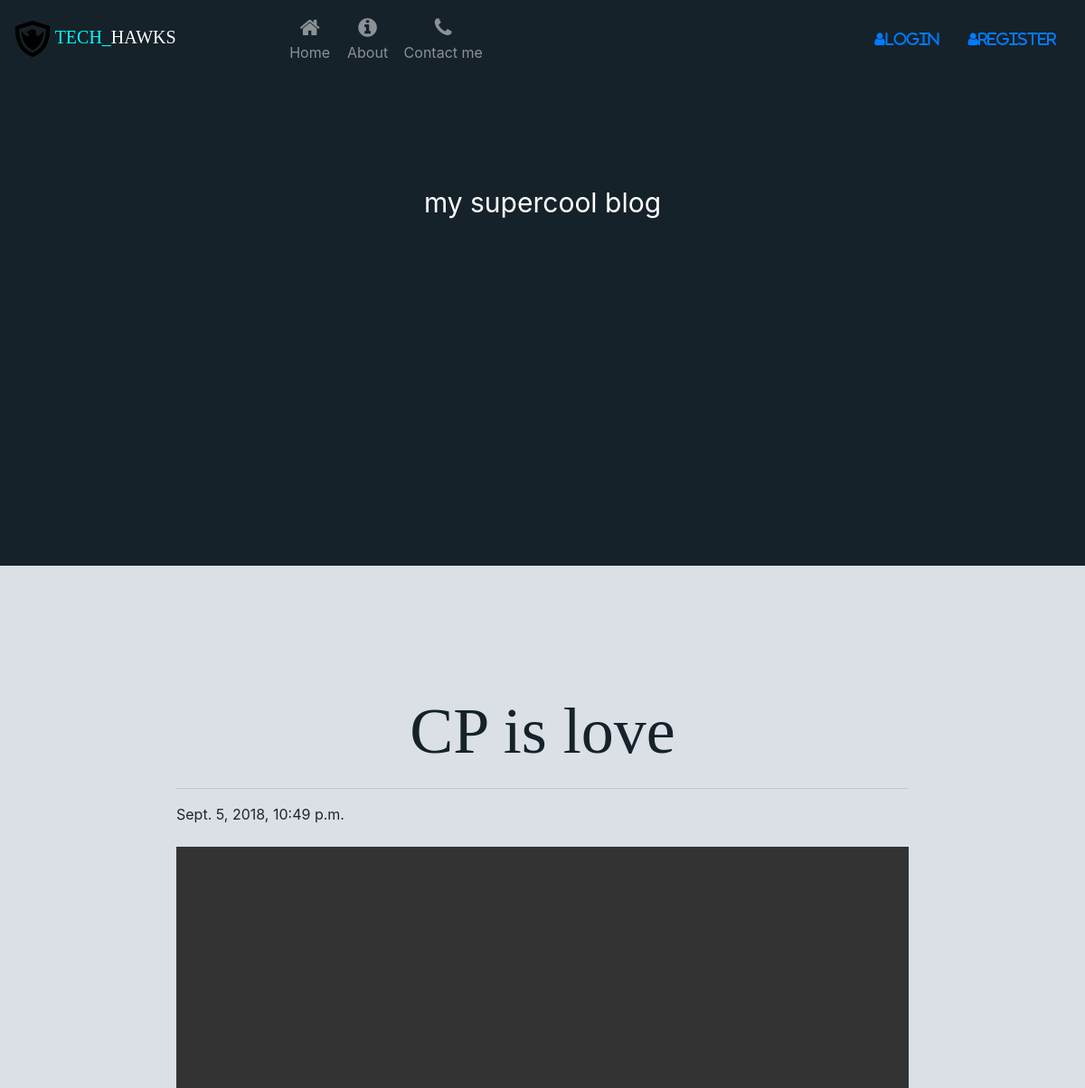
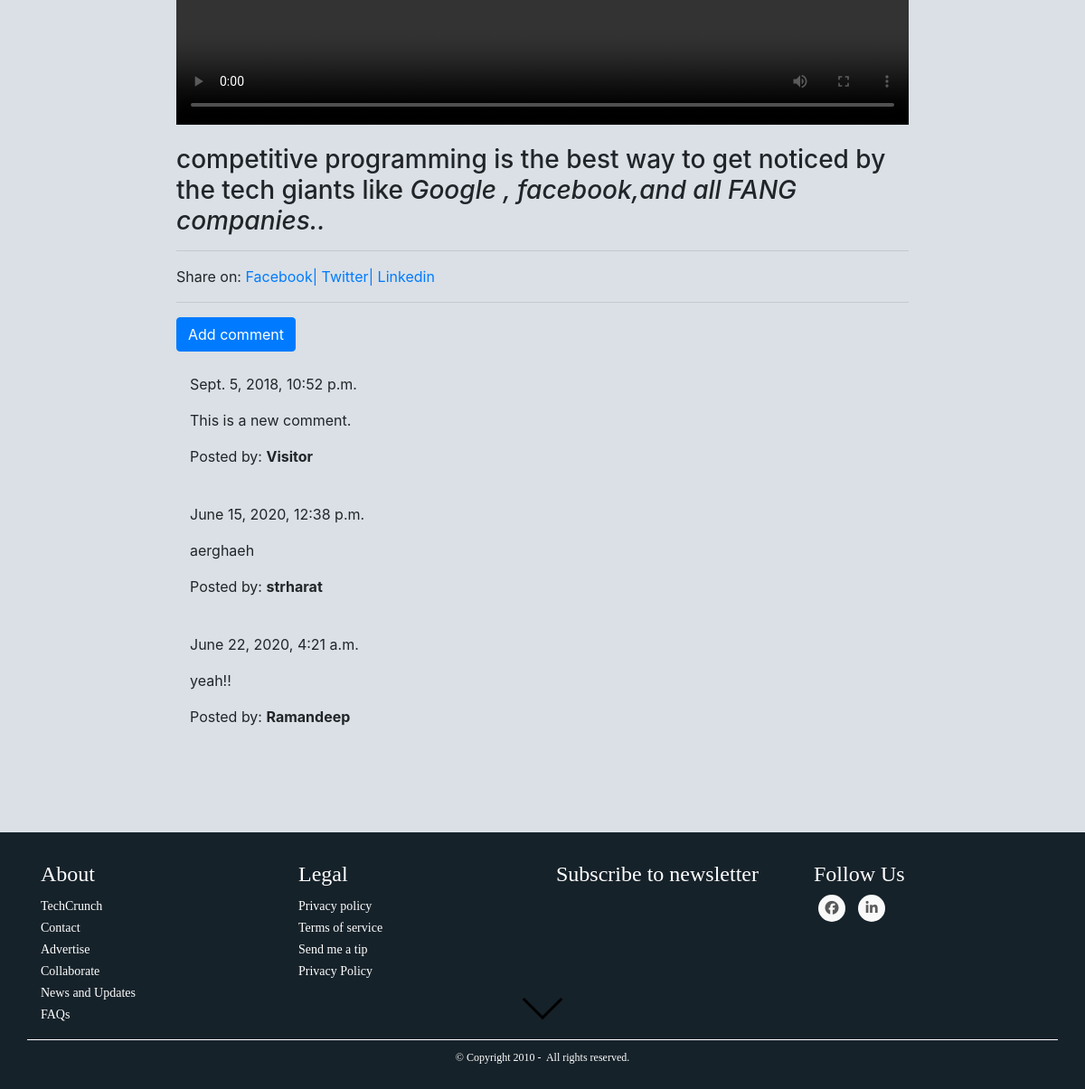
/post/1, run on the app's committed database (2 pictures, top to bottom).
### blog/models.py (models this page shows, shortened)
class Post(models.Model):
    author = models.ForeignKey('auth.User',on_delete=models.CASCADE)
    title = models.CharField(max_length=200)
    text = models.TextField()
    created_date = models.DateTimeField(default=timezone.now)
    published_date = models.DateTimeField(blank=True, null=True)
    image = models.FileField(upload_to="media/",null=True, verbose_name="")

class Comment(models.Model):
    post = models.ForeignKey('blog.Post', related_name='comments',on_delete=models.CASCADE)
    author = models.CharField(max_length=200)
    text = models.TextField()
    created_date = models.DateTimeField(default=timezone.now)
    approved_comment = models.BooleanField(default=False)

### blog/views.py (the view)
# urls.py: path('post/<int:pk>', views.PostDetailView.as_view(), name='post_detail'),
class PostDetailView(DetailView):
    model = Post

### blog/templates/blog/post_detail.html (shortened to what this page needs)
{% extends 'blog/base.html' %}
{% load static %}
{% block content %}
<div class="header">
  <div class="header-content">
    <h1>News</h1>
    <p>my supercool blog</p>
  </div>
</div>
<div class="content container" style="margin-top: 100px;">
    <div class="content-block">
      <div class="blog_posts">
                <h1 class='posttitle loader headings display-3'>{{ post.title }}</h1>
                <hr>
                {% if post.published_date %}
                    <div class="date postdate">
                        {{ post.published_date }}
                    </div>
                  <video  class ='img-responsive' controls>
                <source src="{{ post.image.url }}" type="video/mp4">
             <source src="movie.ogg" type="video/ogg">
          </video>
                {% else %}
                    <a class="btn btn-outline-dark" href="{% url 'post_publish' pk=post.pk %}">Publish</a>
                {% endif %}
              <p class='postcontent' >{{ post.text|safe|linebreaksbr }}</p>
          <hr>
          <div class="social-share" style="margin-bottom">
            Share on:
            <a href="https://www.facebook.com/sharer/sharer.php?u={{ request.build_absolute_uri }}">
            Facebook|
            </a>
            <a href="https://twitter.com/home?status=I'm%20going%20to%20learn%20to%20Code...%20Come%20build%20an%20web%20apsp%20with%20me!%20%23CFE%20and%20@justinmitchel%20{{ request.build_absolute_uri }}">
             Twitter|
            </a>
            <a href="https://www.linkedin.com/shareArticle?mini=true&url=http://swiftforentrepreneurs.com/&title=Be%20first%20%7C%20Join%20Swift%20for%20Entrepreneurs&summary=Swift%20for%20Entrepreneurs%20is%20a%20project-based%20programming%20course%20for%20non-technical%20founders.%20We'll%20learn%20how%20to%20build%20iOS%20apps%20from%20scratch%20using%20Apple's%20new%20programming%20language:%20Swift.%20Be%20first%20and%20learn%20with%20me!&source={{ request.build_absolute_uri }}">
             Linkedin
            </a>
          </div>
          <hr>
          <a class="btn btn-primary btn-comment" href="{% url 'add_comment_to_post' pk=post.pk %}">Add comment</a>
          <div class="container">
          {% for comment in post.comments.all %}
          <br>
              {% if user.is_authenticated or comment.approved_comment %}
                      {{ comment.created_date }}
                  <p>{{ comment.text|safe|linebreaks }}</p>
                  <p>Posted by: <strong>{{ comment.author }}</strong></p>
              {% endif %}
          {% empty %}
              <p>No comments posted.</p>
          {% endfor %}
        </div>
      </div>
    </div>
  </div>
{% endblock %}

### blog/static/css/blog.css (style rules this page uses)
.loader { filter:hue-rotate(0deg); color: linear-gradient(45deg,#0f8,#08f); animation:hue 5000ms infinite linear; }

### blog/templates/blog/base.html (style rules this page uses)
body { background: #DAE0E6; }
html { scroll-behavior: smooth; }
html { box-sizing: border-box; }
h1 { font-family: 'Russo' }
.headings { margin-top: 40px; margin-bottom: 20px; align-self: center; }
.content-block { display: flex; flex-direction: row; }
.content { width: 70%; }
.header { padding: 60px; text-align: center; background: #16222A; color: white; font-size: 30px; height: 18em; }
* { box-sizing:border-box; -moz-box-sizing: border-box; }
h1,h2 { color: #16222A; text-align: center; }
.img-responsive { width: 100%; height: auto; }

### data on the page
Post: title "CP is love", published_date "Sept. 5, 2018, 10:49 p.m.", text "competitive programming is the best way to get noticed by the tech giants like Google , facebook,and all FANG companies.."
Comment: created_date "Sept. 5, 2018, 10:52 p.m.", text "This is a new comment.", author "Visitor"
Comment: created_date "June 15, 2020, 12:38 p.m.", text "aerghaeh", author "strharat"
Comment: created_date "June 22, 2020, 4:21 a.m.", text "yeah!!", author "Ramandeep"
